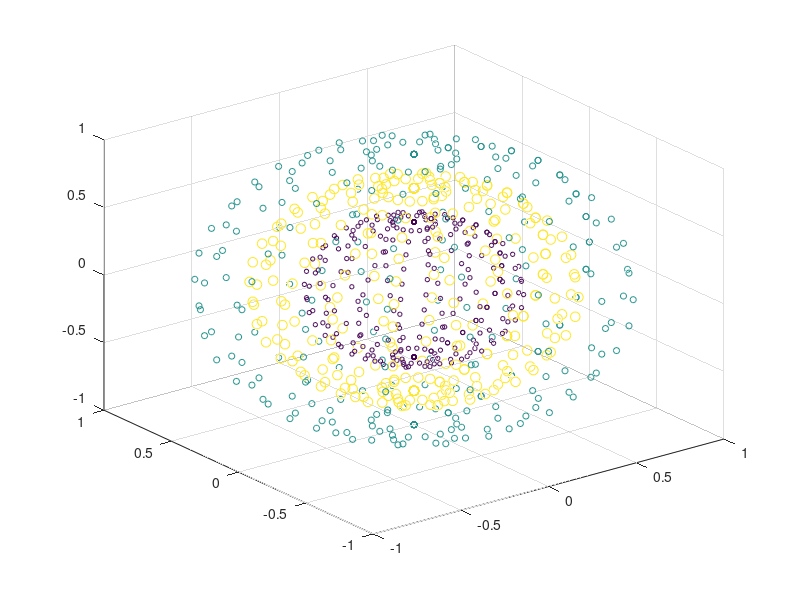

Source code (MATLAB):
figure(7)
[X,Y,Z] = sphere(16);
x = [0.5*X(:); 0.75*X(:); X(:)];
y = [0.5*Y(:); 0.75*Y(:); Y(:)];
z = [0.5*Z(:); 0.75*Z(:); Z(:)];
%Create vectors s and c to specify the size and color for each marker.

S = repmat([10,50,20],numel(X),1);
C = repmat([1,5,3],numel(X),1);
s = S(:);
c = C(:);
%Create a 3-D scatter plot and return the scatter series object.

h = scatter3(x,y,z,s,c);
%h = scatter3(x,y,z);
%view(40,35)